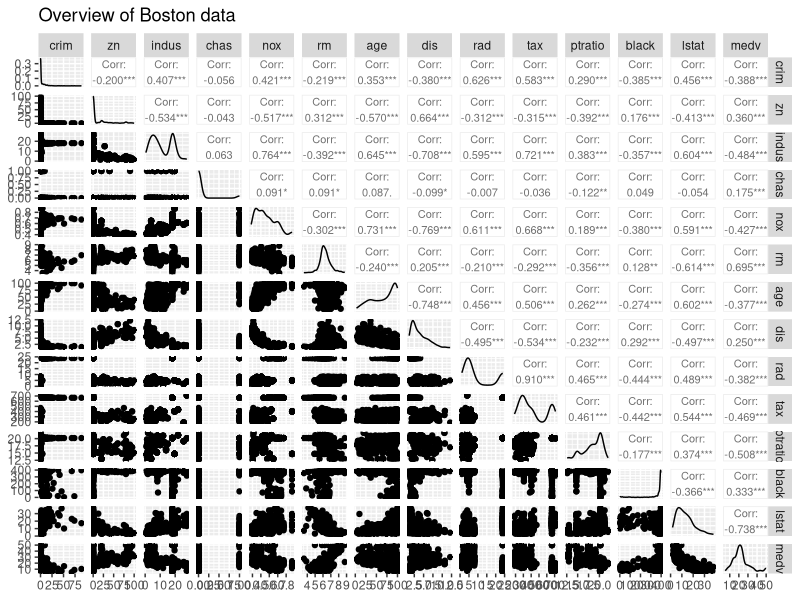
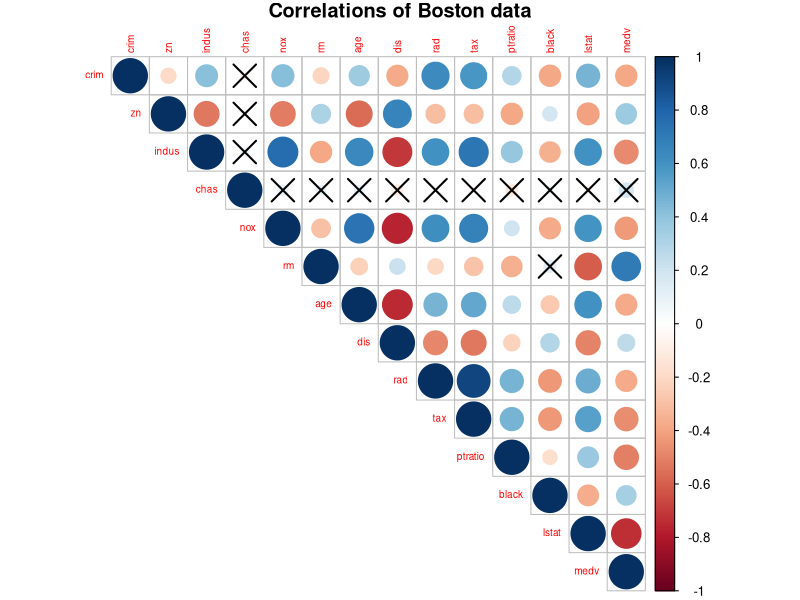
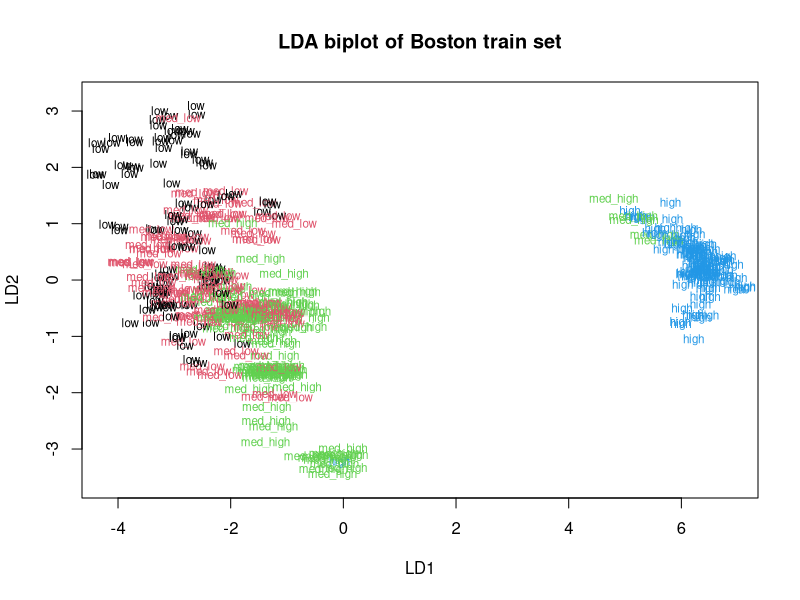
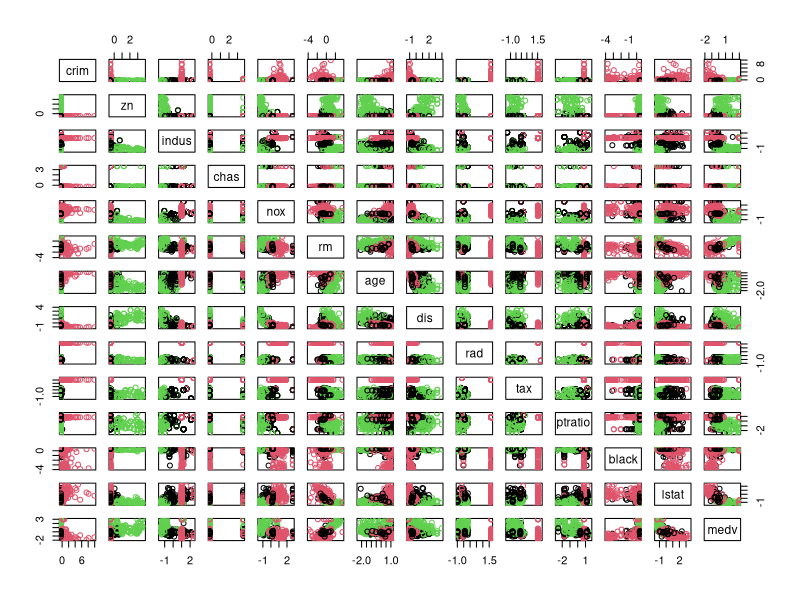
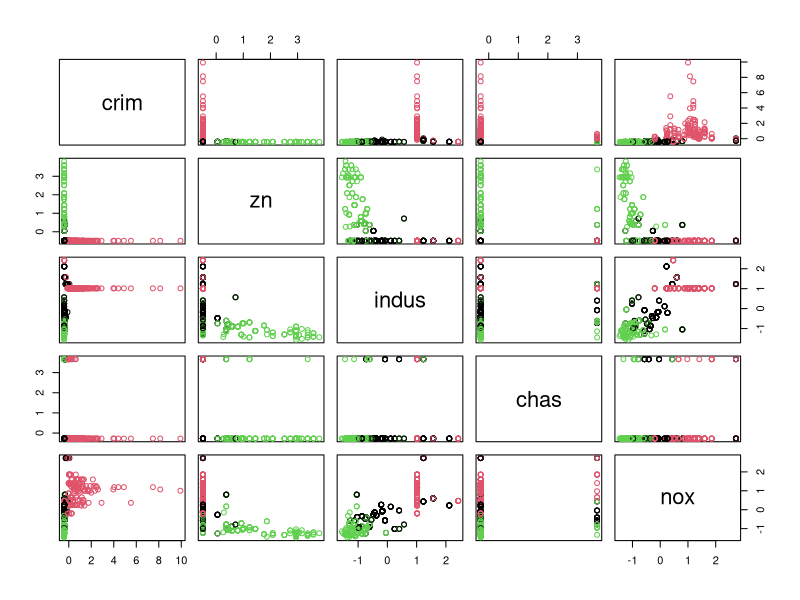
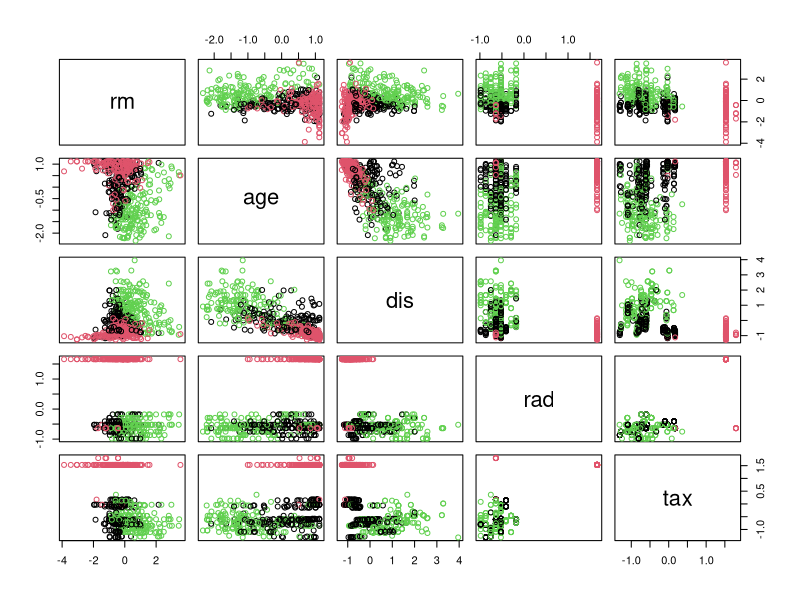
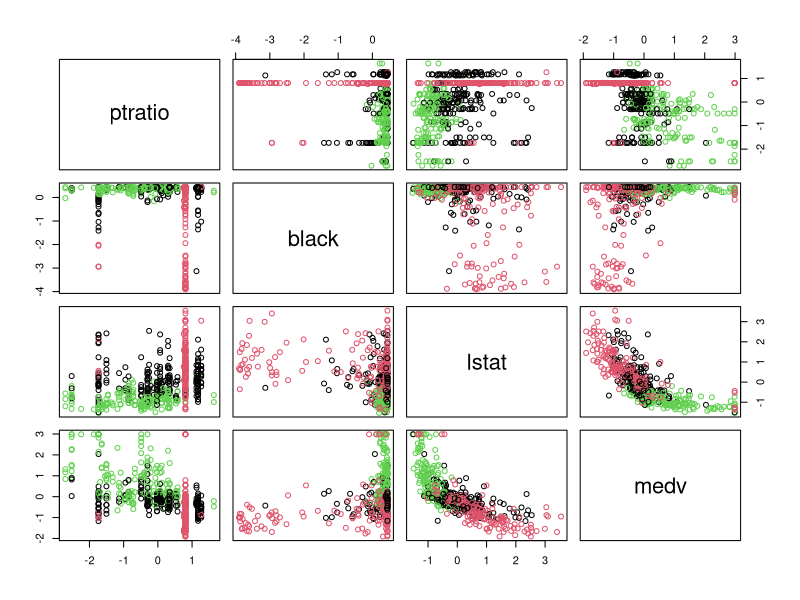
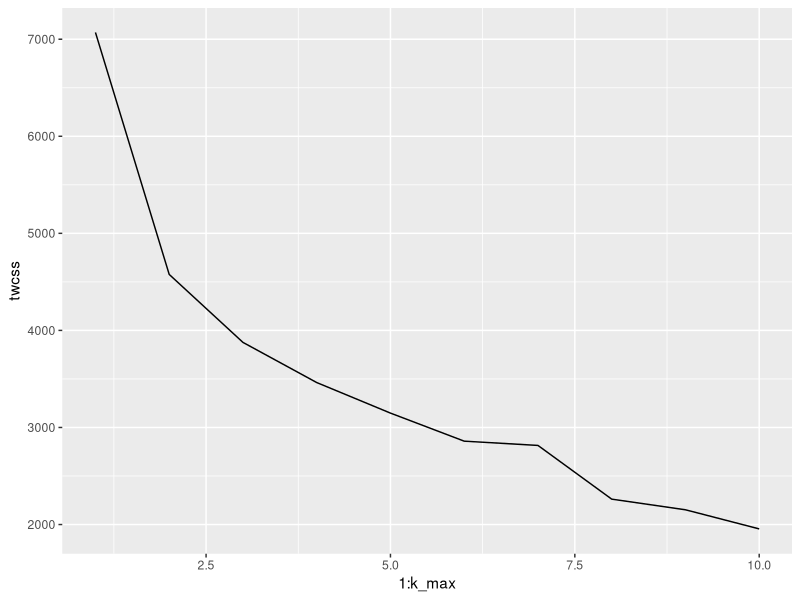

Here is the R script that generated these plots, in order:
## ---- chunk 1
library(MASS)
data("Boston")
## ---- chunk 2
dim(Boston)
colnames(Boston)
str(Boston)
## ---- chunk 3
library(tidyr)
library(dplyr)
library(corrplot)
library(ggplot2)
library(GGally)
ov_boston <- ggpairs(Boston, mapping = aes(), title ="Overview of Boston data", lower = list(combo = wrap("facethist", bins = 20)), upper = list(continuous = wrap("cor", size = 2.8)))
ov_boston
## ---- chunk 4
summary(Boston)
## ---- chunk 5
cor_matrix<-cor(Boston) %>% round(digits = 2)
cor_matrix
## ---- chunk 6
library(corrplot)
p.mat <- cor.mtest(cor_matrix)$p
corrplot(cor_matrix, method="circle", type="upper",  tl.cex = 0.6, p.mat = p.mat, sig.level = 0.01, title="Correlations of Boston data", mar=c(0,0,1,0))
## ---- chunk 7
bos_scaled <- scale(Boston)
summary(bos_scaled)
## ---- chunk 8
class(bos_scaled)
bos_scaled <- as.data.frame(bos_scaled)
summary(bos_scaled$crim)
bins <- quantile(bos_scaled$crim)
bins
## ---- chunk 9
crime <- cut(bos_scaled$crim, breaks = bins, include.lowest = TRUE, labels = c("low", "med_low", "med_high", "high"))
table(crime)
## ---- chunk 10
bos_scaled <- dplyr::select(bos_scaled, -crim)
bos_scaled <- data.frame(bos_scaled, crime)
## ---- chunk 11
n_bos <- nrow(bos_scaled)
ind_bos <- sample(n_bos,  size = n_bos * 0.8)
boston_train <- bos_scaled[ind_bos,]
boston_test <- bos_scaled[-ind_bos,]
## ---- chunk 12
correct_classes <- boston_test$crime
correct_classes
## ---- chunk 13
boston_test <- dplyr::select(boston_test, -crime)
## ---- chunk 14
lda.fit <- lda(crime ~ ., data = boston_train)
lda.fit
## ---- chunk 15
lda.arrows <- function(x, myscale = 1, arrow_heads = 0.1, color = "orange", tex = 0.75, choices = c(1,2)){
  heads <- coef(x)
  arrows(x0 = 0, y0 = 0, 
         x1 = myscale * heads[,choices[1]], 
         y1 = myscale * heads[,choices[2]], col=color, length = arrow_heads)
  text(myscale * heads[,choices], labels = row.names(heads), 
       cex = tex, col=color, pos=3)
}
## ---- chunk 16
classes <- as.numeric(boston_train$crime)
plot(lda.fit, dimen = 2, col = classes, pch = classes, main = "LDA biplot of Boston train set")
## ---- chunk 17
lda.pred <- predict(lda.fit, newdata = boston_test)
## ---- chunk 18
pred_table <- table(correct = correct_classes, predicted = lda.pred$class)
pred_table
## ---- chunk 19
data(Boston)
bos_scaled2 <- scale(Boston)

## ---- chunk 20
dist_eu <- dist(bos_scaled2)
summary(dist_eu)
## ---- chunk 21
dist_man <- dist(bos_scaled2, method = "manhattan")
summary(dist_man)
## ---- chunk 22
bos_km <- kmeans(bos_scaled2, centers = 3)
## ---- chunk 23
pairs(bos_scaled2, col = bos_km$cluster)
pairs(bos_scaled2[,1:5], col = bos_km$cluster)
pairs(bos_scaled2[,6:10], col = bos_km$cluster)
pairs(bos_scaled2[,11:14], col = bos_km$cluster)
## ---- chunk 24
set.seed(123)
k_max <- 10 # determine the number of clusters
twcss <- sapply(1:k_max, function(k){kmeans(bos_scaled2, k)$tot.withinss}) # calculate the total within sum of squares
qplot(x = 1:k_max, y = twcss, geom = 'line') # visualize the results
## ---- chunk 25
bos_km2 <- kmeans(bos_scaled2, centers = 3) # k-means clustering
pairs(bos_scaled2, col = bos_km2$cluster) # plot the data with clusters
pairs(bos_scaled2[,1:5], col = bos_km2$cluster)
pairs(bos_scaled2[,6:10], col = bos_km2$cluster)
pairs(bos_scaled2[,11:14], col = bos_km2$cluster)
## ---- chunk 26
data(Boston)
bos_scaled3 <- scale(Boston)
bos_km3 <-kmeans(bos_scaled3, centers = 3)
cluster <- bos_km3$cluster
bos_scaled3 <- data.frame(bos_scaled3, cluster)
lda.fit_cluster <- lda(cluster ~ ., data = bos_scaled3)
lda.fit_cluster
## ---- chunk 27
lda.arrows <- function(x, myscale = 1, arrow_heads = 0.1, color = "orange", tex = 0.75, choices = c(1,2)){
  heads <- coef(x)
  arrows(x0 = 0, y0 = 0, 
         x1 = myscale * heads[,choices[1]], 
         y1 = myscale * heads[,choices[2]], col=color, length = arrow_heads)
  text(myscale * heads[,choices], labels = row.names(heads), 
       cex = tex, col=color, pos=3)
}
## ---- chunk 28
classes3 <- as.numeric(bos_scaled3$cluster)
plot(lda.fit_cluster, dimen = 2, col = classes3, pch = classes3, main = "LDA biplot using three clusters")
lda.arrows(lda.fit_cluster, myscale = 2)
## ---- chunk 29
model_predictors <- dplyr::select(boston_train, -crime)
# check the dimensions
dim(model_predictors)
dim(lda.fit$scaling)
# matrix multiplication
matrix_product <- as.matrix(model_predictors) %*% lda.fit$scaling
matrix_product <- as.data.frame(matrix_product)
